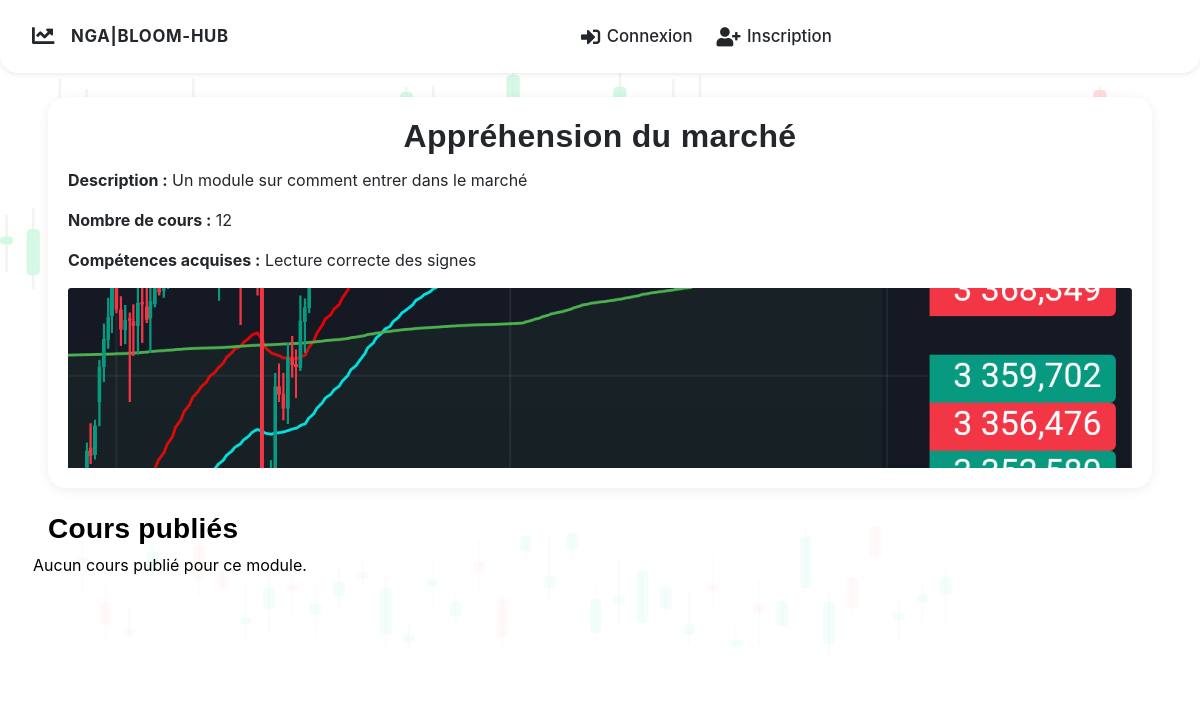
The app's page /academy/module/14 with its own data.
### tables this page shows
CREATE TABLE modules (
    id INTEGER PRIMARY KEY AUTOINCREMENT,
    nom TEXT NOT NULL,
    description TEXT NOT NULL,
    prix REAL NOT NULL,
    competences TEXT NOT NULL,
    image TEXT
, nb_cours INTEGER DEFAULT 0, date_creation TEXT);

### main.py (the view)
@app.route('/academy/module/<int:module_id>')
def module_detail(module_id):
    conn = get_db_connection()
    conn.row_factory = sqlite3.Row
    module = conn.execute('SELECT * FROM modules WHERE id = ?', (module_id,)).fetchone()
    cours = conn.execute('SELECT * FROM cours WHERE module_id = ?', (module_id,)).fetchall()
    conn.close()
    if not module:
        flash('Module introuvable.', 'danger')
        return redirect(url_for('academy'))
    return render_template('module_detail.html', module=module, cours=cours)

### main.py (called while the page is built)
def get_db_connection():
    return sqlite3.connect(os.path.join(basedir, 'instance', 'trading_journal.db'))

@app.context_processor
def inject_site_name():
    return {'site_name': 'NGA|BLOOM-HUB'}

### templates/module_detail.html (shortened to what this page needs)
{% extends 'base.html' %}
{% block content %}
<div class="container">
    <div class="card mb-4">
        <div class="card-body">
            <h2 class="card-title">{{ module.nom }}</h2>
            <p><b>Description :</b> {{ module.description }}</p>
            <p><b>Nombre de cours :</b> {{ module.nb_cours }}</p>
            <p><b>Compétences acquises :</b> {{ module.competences }}</p>
            {% if module.image %}
            <img src="{{ url_for('static', filename='uploads/' ~ module.image) }}" alt="Image du module" class="img-fluid card-img-top">
            {% endif %}
        </div>
    </div>
    <h3>Cours publiés</h3>
    <div class="row">
        {% for cour in cours %}
        <div class="col-md-6 mb-3">
            <div class="card cours-card h-100" onclick="window.location='{{ url_for('cours_detail', cours_id=cour.id) }}'" tabindex="0" aria-label="Ouvrir le cours {{ cour.titre }}">
                <div class="card-body">
                    {% if cour.fichier and cour.fichier.endswith('.mp4') %}
                        <video class="w-100 mb-2" controls poster="{{ url_for('static', filename='uploads/' ~ module.image) }}" style="max-height:220px;object-fit:cover;"><source src="{{ url_for('static', filename='uploads/' ~ cour.fichier) }}" type="video/mp4">Votre navigateur ne supporte pas la lecture vidéo.</video>
                    {% elif cour.fichier and cour.fichier.endswith('.pdf') %}
                        <img src="https://cdn-icons-png.flaticon.com/512/337/337946.png" alt="PDF" class="pdf-icon"/>
                    {% endif %}
                    <h5 class="card-title mt-2">{{ cour.titre }}</h5>
                    <p class="card-text">{{ cour.description }}</p>
                    <p><b>Prix :</b> {{ cour.prix }} €</p>
                    <p class="text-muted creation-date">Créé le {{ cour.date_creation if cour.date_creation else 'N/A' }}</p>
                    {% if session.get('is_admin') %}
                    <form method="post" action="{{ url_for('delete_cours', cours_id=cour.id) }}" onsubmit="return confirm('Supprimer ce cours ?');" class="d-inline-block">
                        <button type="submit" class="btn btn-danger btn-sm">Supprimer</button>
                    </form>
                    {% endif %}
                </div>
            </div>
        </div>
        {% else %}
        <p>Aucun cours publié pour ce module.</p>
        {% endfor %}
    </div>
</div>
{% endblock %}

### static/css/style.css (style rules this page uses)
body { background: none; }
body:not(.dark-theme) { background-color: white; color: black; }
.card, .list-group-item, .table { border-radius: 18px !important; box-shadow: 0 4px 24px rgba(0,0,0,0.13), 0 1.5px 8px #007bff11; background: #23272b; color: #fff; border: none !important; transition: box-shadow 0.18s, transform 0.18s; }
body:not(.dark-theme) .card, body:not(.dark-theme) .list-group-item, body:not(.dark-theme) .table { background: #fff; color: #23272b; }
body { background: #f8f9fa; color: #23272b; }
body .container, body .container-fluid, body .row, body .d-flex { position: relative; z-index: 1; }
.container, .container-fluid { max-width: 1200px; margin: 0 auto; padding-left: 2vw; padding-right: 2vw; }
.card-img-top { max-height: 180px; object-fit: cover; }
.card-title { text-align: center; }
.card { border-radius: 1rem; box-shadow: 0 2px 12px rgba(0,0,0,0.07); transition: box-shadow 0.2s; }
h1.academy-title, h2.card-title, h3 { font-family: 'Montserrat', Arial, sans-serif; font-weight: 700; letter-spacing: 0.01em; }

### records on screen
modules: nom "Appréhension du marché", description "Un module sur comment entrer dans le marché", nb_cours "12", competences "Lecture correcte des signes", image (picture)

### other values on screen
{{ site_name }} "NGA|BLOOM-HUB"
